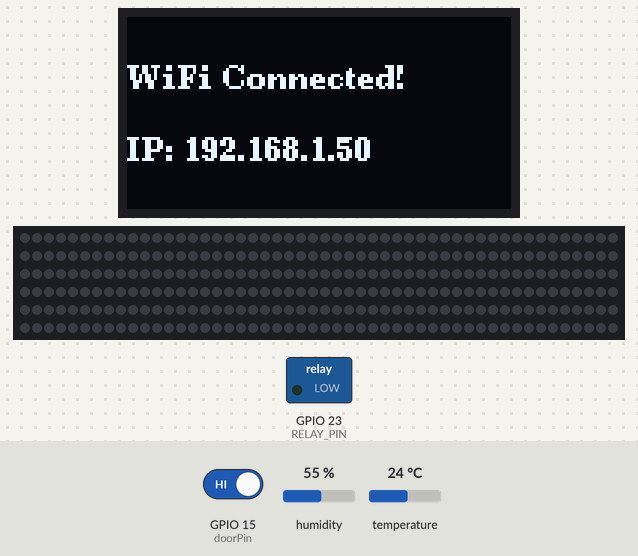
Simulated run of this sketch. Board: ESP32. On the bench: 128×64 one-colour display, 300 RGB LEDs in strip order, left to right, continuing on the next row, switched loads named in the sketch (green lamp = pin HIGH). The inputs (shaded band) are chosen by the test bench; at power-on: GPIO 15 (doorPin) HIGH, humidity 55 %, temperature 24 °C. Dim RGB values are drawn brighter than linear; WiFi joins after 1.5 s; servers stay silent unless stated; random numbers use the default seed unless the sketch sets one; no MQTT or app messages arrive unless stated; what the sketch prints to the serial monitor is not drawn.

Above: at 6.8 s.
6.9 s: GPIO 15 (doorPin) driven LOW
At 7.4 s:
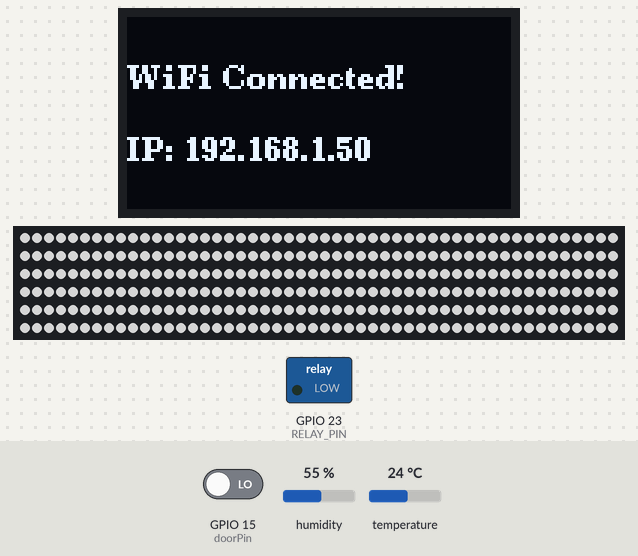
17.1 s: GPIO 15 (doorPin) driven HIGH
At 17.46 s:
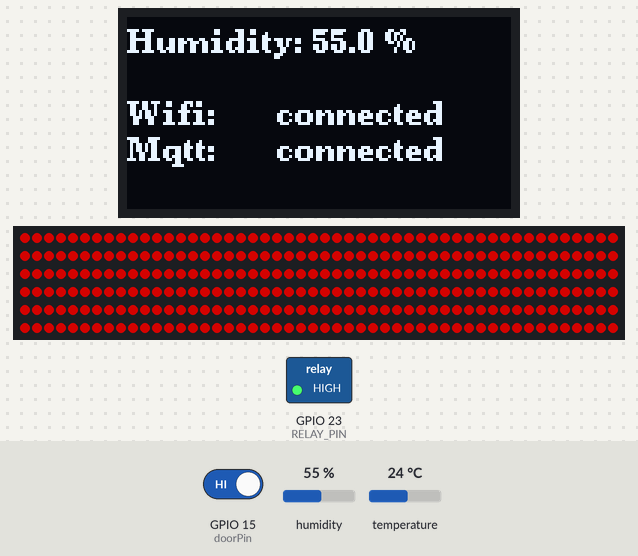
19.3 s: humidity set to 32 %
At 25.9 s:
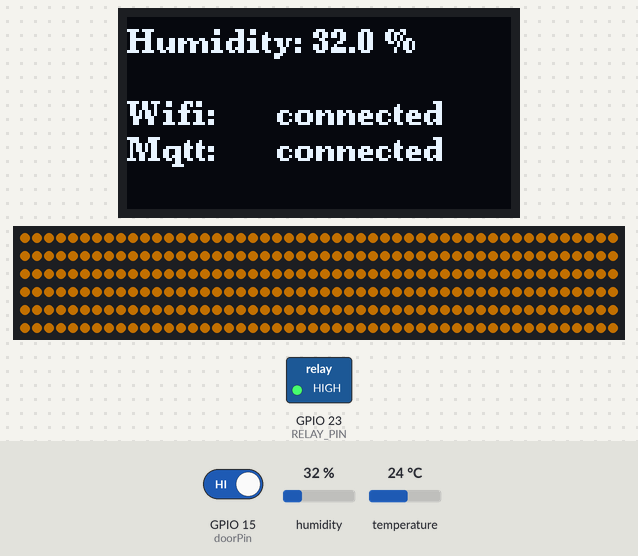
27.0 s: humidity set to 29 %
30.7 s: GPIO 15 (doorPin) driven LOW
At 31.6 s:
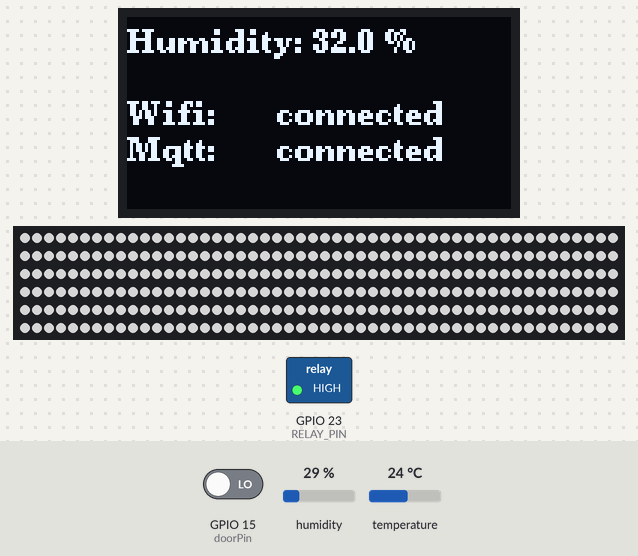
37.2 s: GPIO 15 (doorPin) driven HIGH
At 49.04 s:
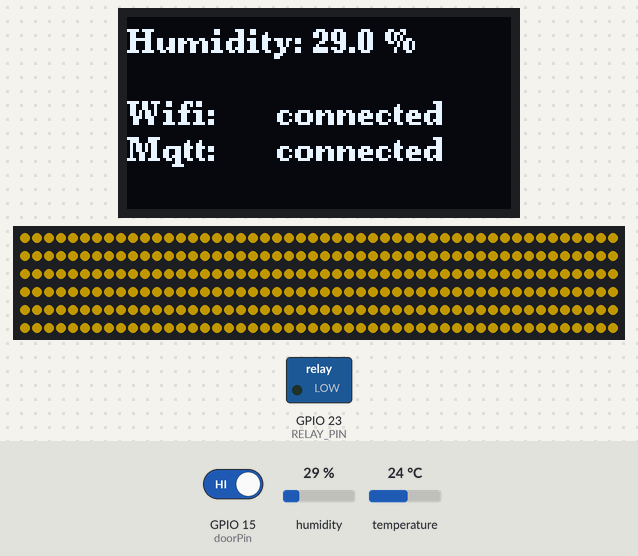
Timing chart, 0 to 50.5 s (numbered marks = the images above; inputs shaded):
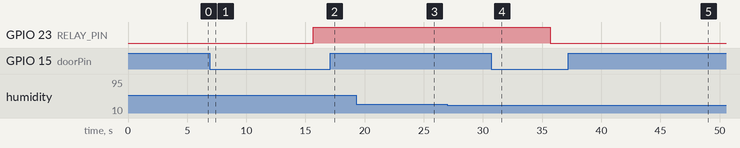

The sketch:

ESP32_Filamentschrank_Martin_Weil.ino
```cpp
#include <WiFi.h>
#include <PubSubClient.h>
#include <DHT.h>
#include <U8g2lib.h>
#include <FastLED.h>

// =====================
// WiFi and MQTT Settings
// =====================
const char* ssid = "SSID";
const char* password = "password";

// MQTT settings – adjust these to match your MQTT broker
const char* mqtt_server = "mqtt-server-ip";
const int mqtt_port = 1883;
const char* mqtt_clientName = "FilamentStorage";
const char* mqtt_user     = "mqtt-user";
const char* mqtt_password = "password";

WiFiClient espClient;
PubSubClient client(espClient);

// Global flags
bool wifiInitialized = false;
bool mqttConnected   = false;

// =====================
// Display Settings (OLED)
// =====================
// For the ESP32, default I2C pins are SDA=21 and SCL=22.
U8G2_SH1106_128X64_NONAME_F_HW_I2C u8g2(U8G2_R0, U8X8_PIN_NONE);

// =====================
// Sensor Settings (DHT)
// =====================
// Using GPIO33 for the DHT sensor data pin (placed near the 3V3 pin)
#define DHTPIN 33
#define DHTTYPE DHT22
DHT dht1(DHTPIN, DHTTYPE);

// Relay and door sensor
// Relay on GPIO23 and door sensor on GPIO15 (with INPUT_PULLUP)
#define RELAY_PIN 23
const int doorPin = 15;
unsigned long doorCloseTime = 0; // marks when door closed

// =====================
// LED Settings
// =====================
#define DATA_PIN 13      // LED data pin for WS2812B on GPIO13
#define NUM_LEDS 300
#define LED_TYPE WS2812B
#define COLOR_ORDER GRB
#define BRIGHTNESS 130
CRGB leds[NUM_LEDS];

// Instead of using a fixed palette and a hold/transition,
// we'll continuously rotate the hue. We'll define a cycle time:
const unsigned long hueCycleTime = 60000;  // 60 seconds for one full hue rotation
const unsigned long colorCycleDuration = 10 * 60 * 1000; // 10 minutes total for colorful mode

// =====================
// Sensor Update Settings
// =====================
const unsigned long sensorUpdateInterval = 10000; // update every 10 sec
unsigned long lastSensorTime = 0;

// =====================
// State Machine Modes
// =====================
enum Mode { MODE_SENSOR, MODE_DOOR_OPEN, MODE_COLORFUL };
Mode currentMode = MODE_SENSOR;

// =====================
// WiFi & MQTT Reconnection Functions
// =====================
void checkWiFiConnection() {
  if (WiFi.status() != WL_CONNECTED) {
    Serial.println("WiFi connection lost. Reconnecting...");
    WiFi.disconnect();
    WiFi.begin(ssid, password);
    unsigned long startTime = millis();
    while(WiFi.status() != WL_CONNECTED && (millis() - startTime < 10000)) {
      delay(500);
    }
    if(WiFi.status() == WL_CONNECTED) {
      Serial.println("WiFi reconnected.");
    } else {
      Serial.println("WiFi reconnection failed.");
    }
  }
}

void connectMQTTOnce() {
  if (client.connected()) {
    mqttConnected = true;
    return;
  }
  mqttConnected = false;
  client.setServer(mqtt_server, mqtt_port);
  Serial.print("Connecting to MQTT...");
  unsigned long startTime = millis();
  const unsigned long mqttTimeout = 30000; // 30-second timeout

  while (!client.connected() && (millis() - startTime < mqttTimeout)) {
    String clientId = String(mqtt_clientName) + String(random(0xffff), HEX);
    if (client.connect(clientId.c_str(), mqtt_user, mqtt_password)) {
      Serial.println(" MQTT connected.");
      mqttConnected = true;
      break;
    } else {
      Serial.print(" MQTT connection failed, rc=");
      Serial.print(client.state());
      Serial.println(" - retrying...");
      delay(2000);
    }
  }
  if (!client.connected()) {
    Serial.println("MQTT connection not established after timeout.");
  }
}

void checkMQTTConnection() {
  if (!client.connected()) {
    Serial.println("MQTT connection lost. Reconnecting...");
    connectMQTTOnce();
  }
}

// =====================
// WiFi Connection Function (Only Once)
// =====================
void connectWiFiOnce() {
  if (wifiInitialized) return;

  WiFi.mode(WIFI_STA);
  WiFi.begin(ssid, password);
  Serial.print("Connecting to WiFi");
  unsigned long wifiStartTime = millis();
  const unsigned long wifiTimeout = 30000;

  while (WiFi.status() != WL_CONNECTED && (millis() - wifiStartTime < wifiTimeout)) {
    Serial.print(".");
    delay(500);
  }
  if (WiFi.status() != WL_CONNECTED) {
    Serial.println("\nWiFi connection failed. Restarting...");
    ESP.restart();
  }
  Serial.println("\nWiFi connected");
  Serial.print("IP Address: ");
  Serial.println(WiFi.localIP());

  // Display WiFi info on OLED
  u8g2.clearBuffer();
  u8g2.setFont(u8g2_font_ncenB08_tr);
  u8g2.drawStr(0, 24, "WiFi Connected!");
  u8g2.setCursor(0, 48);
  u8g2.print("IP: ");
  u8g2.print(WiFi.localIP());
  u8g2.sendBuffer();
  delay(2000);

  wifiInitialized = true;
}

// =====================
// Update Sensor Readings, Display, and MQTT Publishing
// =====================
void updateSensors() {
  float humidityInside = dht1.readHumidity();

  // Control relay based on a humidity threshold.
  digitalWrite(RELAY_PIN, humidityInside > 30.0 ? HIGH : LOW);

  // Publish sensor reading via MQTT.
  char humidityStr[8];
  dtostrf(humidityInside, 1, 2, humidityStr);
  client.publish("sensor/humidity_inside", humidityStr);

  // Publish door status to MQTT.
  if(digitalRead(doorPin) == LOW) {
    client.publish("sensor/door", "open");
  } else {
    client.publish("sensor/door", "closed");
  }

  // Update OLED display.
  u8g2.clearBuffer();
  u8g2.setFont(u8g2_font_ncenB08_tr);

  // First line: "Humidity: Value %" with one digit precision.
  char buffer[20];
  sprintf(buffer, "Humidity: %.1f %%", humidityInside);
  u8g2.drawStr(0, 12, buffer);

  // Line 3: WiFi status.
  u8g2.drawStr(0, 36, "Wifi: ");
  u8g2.drawStr(50, 36, (WiFi.status() == WL_CONNECTED) ? "connected" : "(not) connected");

  // Line 4: MQTT status.
  u8g2.drawStr(0, 48, "Mqtt: ");
  u8g2.drawStr(50, 48, (mqttConnected) ? "connected" : "(not) connected");

  u8g2.sendBuffer();
}

// =====================
// Setup Function
// =====================
void setup() {
  Serial.begin(115200);
  Serial.println("=== Program Start ===");

  u8g2.begin();
  u8g2.clearBuffer();
  u8g2.setFont(u8g2_font_ncenB08_tr);
  u8g2.drawStr(0, 24, "=== Program Start ===");
  u8g2.sendBuffer();
  delay(2000);

  // Connect WiFi and MQTT (only once)
  connectWiFiOnce();
  connectMQTTOnce();

  // Setup pins, LEDs, sensors, etc.
  pinMode(RELAY_PIN, OUTPUT);
  digitalWrite(RELAY_PIN, LOW);
  pinMode(doorPin, INPUT_PULLUP);

  FastLED.addLeds<LED_TYPE, DATA_PIN, COLOR_ORDER>(leds, NUM_LEDS);
  FastLED.setBrightness(BRIGHTNESS);
  FastLED.clear();
  FastLED.show();

  dht1.begin();

  doorCloseTime = millis();
  currentMode = MODE_SENSOR;
  lastSensorTime = millis();
}

// =====================
// Main Loop Function (Non-blocking)
// =====================
void loop() {
  client.loop();
  unsigned long now = millis();

  // Check and reconnect WiFi and MQTT if needed.
  checkWiFiConnection();
  checkMQTTConnection();

  // Use a flag to prevent LED updates during OLED/sensor update.
  static bool updatingDisplay = false;

  // ----- SENSOR / OLED UPDATE BLOCK -----
  if(now - lastSensorTime >= sensorUpdateInterval) {
    updatingDisplay = true;
    updateSensors();
    lastSensorTime = now;
    updatingDisplay = false;
  }

  // ----- LED STATE MACHINE -----
  if (!updatingDisplay) {
    // Switch to DOOR_OPEN mode if door is open.
    if (digitalRead(doorPin) == LOW) {
      if (currentMode != MODE_DOOR_OPEN) {
        currentMode = MODE_DOOR_OPEN;
      }
    }

    switch(currentMode) {
      case MODE_SENSOR:
        FastLED.clear();
        FastLED.show();
        break;

      case MODE_DOOR_OPEN:
        fill_solid(leds, NUM_LEDS, CRGB::White);
        FastLED.show();
        if (digitalRead(doorPin) != LOW) {
          doorCloseTime = now;
          currentMode = MODE_COLORFUL;
        }
        break;

      case MODE_COLORFUL:
        if (digitalRead(doorPin) == LOW) {
          currentMode = MODE_DOOR_OPEN;
          break;
        }
        if (now - doorCloseTime < colorCycleDuration) {
          // Continuous hue rotation: one full cycle every 5 seconds.
          unsigned long elapsed = now - doorCloseTime;
          uint8_t hue = (elapsed * 256UL / hueCycleTime) % 256;
          fill_solid(leds, NUM_LEDS, CHSV(hue, 255, 255));
          FastLED.show();
        } else {
          FastLED.clear();
          FastLED.show();
          currentMode = MODE_SENSOR;
        }
        break;
    }
  }

  delay(10);
}
```

Measured:
- what the display in image 1 shows lasts 8.8 s, from 6.9 s to 15.7 s
- what the display in image 4 shows lasts 5.0 s, from 30.7 s to 35.7 s
